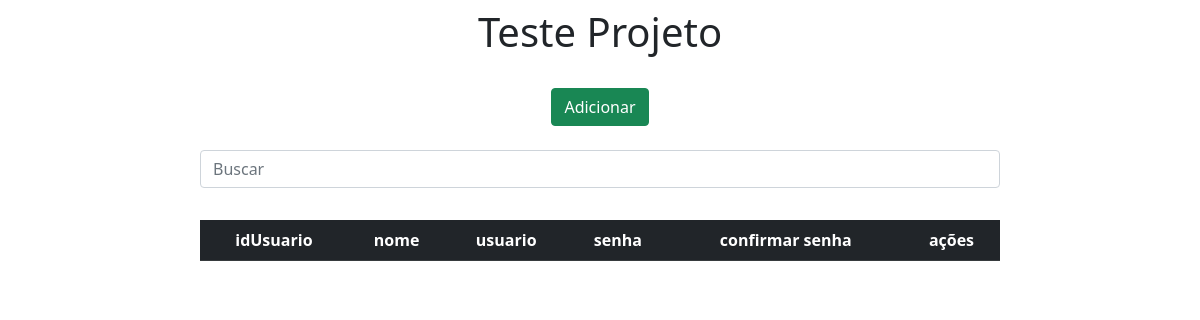
Before: / with the older database file.
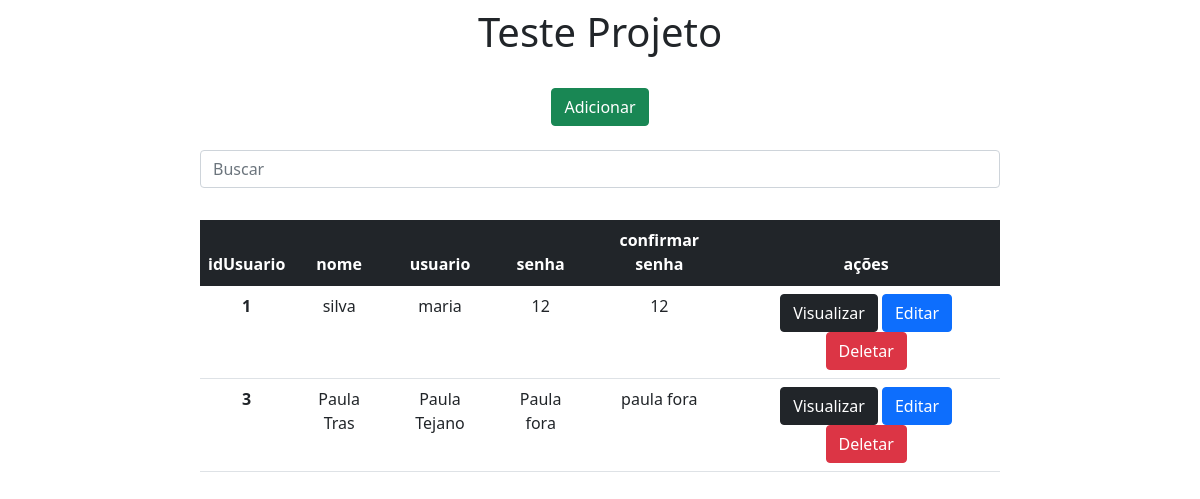
After: the same page with the newer database file.
### app/models.py (models this page shows)
class Cadastro(models.Model):
    nome = models.CharField(max_length=30)
    usuario = models.CharField(max_length=30)
    senha = models.CharField(max_length=30)
    confirmarsenha = models.CharField(max_length=30)

### app/views.py (the view)
# urls.py: 2. Add a URL to urlpatterns:  path('', views.home, name='home')
def home(request):
	data = { }
	search = request.GET.get('search')
	if search:
		data['db']=Cadastro.objects.filter(nome__icontains = search)
	else:
		data['db']=Cadastro.objects.all
	paginator = Paginator(all, 1)
	pages = request.GET.get('page')
	return render(request, 'index2.html', data)

### app/templates/index2.html (shortened to what this page needs)
<!DOCTYPE html>
<html lang="pt-br">
<head>
     <link rel="stylesheet" href="https://cdn.jsdelivr.net/npm/bootstrap@5.1.3/dist/css/bootstrap.min.css" rel="stylesheet">
</head>
<body>
    <div class="col-8 m-auto pt-2 pb-2 text-center">
        <h1>Teste Projeto </h1>
    </div>
    <div class="col-8 m-auto pt-3 pb-2 text-center">
        <a href= "/form" class="btn btn-success">Adicionar</a>
    </div>
<div>
    <div class="col-8 m-auto pt-3 pb-2 text-center" >
        <form method="get">
            <input type ="text" id="search" name="search" class ="form-control" placeholder="Buscar">
        </form>
    </div>
    <div class="col-8 m-auto pt-4 pb-2 text-center">
       <table class="table">
          <thead>
            <tr class="table-dark">
              <th scope="col">idUsuario</th>
              <th scope="col">nome</th>
              <th scope="col">usuario </th>
              <th scope="col">senha</th>
              <th scope="col">confirmar senha</th>
              <th scope="col">ações</th>
            </tr>
          </thead>
          <tbody>
            {% for dbs in db %}
                <tr>
                  <th scope="row">{{dbs.id}}</th>
                  <td>{{dbs.nome}}</td>
                  <td>{{dbs.usuario}}</td>
                  <td>{{dbs.senha}}</td>
                  <td>{{dbs.confirmarsenha}}</td>
                  <td>
                      <a href="/view/{{dbs.id}}/" class="btn btn-dark">Visualizar</a>
                      <a href="/edit/{{dbs.id}}/" class="btn btn-primary">Editar</a>
                      <a href="/delete/{{dbs.id}}/" class="btn btn-danger">Deletar</a>
                  </td>
                </tr>
            {% endfor %}
          </tbody>
        </table>
    </div>
</body>
</html>

Changed rows visible on the page:
added Cadastro: id "1", nome "silva", usuario "maria", senha "12", confirmarsenha "12"
added Cadastro: id "3", nome "Paula Tras", usuario "Paula Tejano", senha "Paula fora", confirmarsenha "paula fora"
